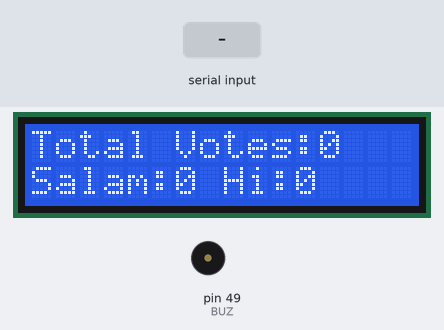
This sketch was run on a simulated Arduino Mega 2560, built with avr-gcc and run on an emulated ATmega2560. Shown: 16×2 character LCD, buzzer (waves = sounding). Wiring (inferred from the names in the program): 24Cxx EEPROM at I2C address 0x50. The inputs (shaded band) are chosen by the test bench. EEPROM starts erased; what the sketch prints to the serial monitor is not drawn.

Above: at 1.5 s.
1.6 s: "1\n" received over Serial
At 2.7 s:
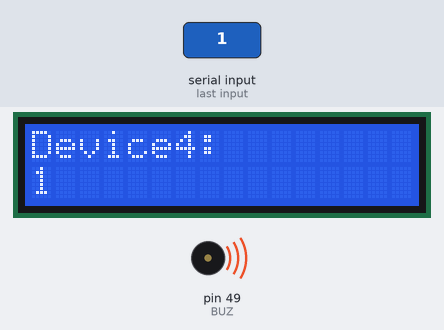
3.1 s: "1\n" received over the second serial link
At 3.8 s:
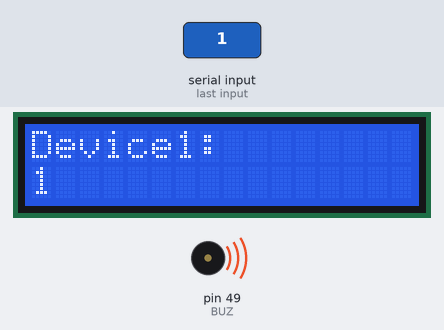
Timing chart, 0 to 6.1 s (numbered marks = the images above; inputs shaded):
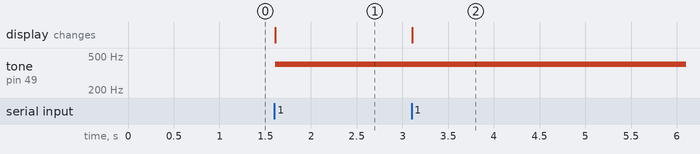

Measured:
- after the input at 1.6 s, tone on pin 49 (BUZ): silent → 400 Hz at once; the display: changes at once (image 1)
- after the input at 3.1 s, the display: changes at once (image 2)

The sketch:

sketch_nov14a.ino
```cpp
#include <LiquidCrystal.h>
#include <Wire.h>

#define DEVICE_ADDRESS 0b1010000
#define MODE_MEMORY_ADDR 100

#define BUZ 49

//LCD
const int rs = 27, en = 28, d4 = 29, d5 = 30, d6 = 31, d7 =32;
LiquidCrystal lcd(rs, en, d4, d5, d6, d7);
const int LCD_WIDTH = 16;
const int LCD_HEIGHT = 2;


// Q length Between 0 and 16
String Q = "Salam or Hi?";
// AS1&ANS2 length Between 0 and 6
String ANS1 = "Salam";
String ANS2 = "Hi";

String v[4] = {"", "", "", ""};
void setup() {
  Serial.begin(9600);
  Serial1.begin(9600);
  Serial2.begin(9600);
  Serial3.begin(9600);

  Wire.begin();

  lcd.begin(16, 2);
  lcd.clear();

  pinMode(BUZ, OUTPUT);
  loadVotes();
  broadcastQandA();
}

void loadVotes(){
  uint8_t savedData[4];
  eepromRead(MODE_MEMORY_ADDR, savedData, 4);

  int vote1 = 0, vote2 =0;
  for(int i=0; i<4; i++){
      if(savedData[i] == '1'){
        vote1++;
        v[i] += savedData[i];
      }
      else if(savedData[i] <= '2'){
          v[i] += savedData[i];
          vote2++;
      }
  }

  updateLCD("Total Votes:", 0);
  lcd.print(String(vote1+vote2));
  updateLCD(ANS1 + ":", 1);
  lcd.print(String(vote1));
  lcd.print(" "+ANS2+":");
  lcd.print(String(vote2));
}

void setQandAs(char QandAs[]){
  int index =0;
  for(int i=0; i<Q.length(); i++){
    QandAs[index] = Q[i];
    index++;
  }
  QandAs[index]='\n';
  index++;

  for(int i=0; i<ANS1.length(); i++){
    QandAs[index] = ANS1[i];
    index++;
  }
  QandAs[index]='\n';
  index++;

  for(int i=0; i<ANS2.length(); i++){
    QandAs[index] = ANS2[i];
    index++;
  }
  QandAs[index]='\n';
  index++;
}

void broadcastQandA(){
  char QandAs[Q.length() + ANS1.length() + ANS2.length() + 3];
  setQandAs(QandAs);
  char votedMsg[] = {'U','\'','v','e',' ','v','o','t','e','d','\n',' ','\n',' ','\n'};

  delay(50);

  if(v[1] == "")
    Serial1.write(QandAs);
  else
    Serial1.write(votedMsg);
  Serial1.flush();
  delay(10);


  if(v[2] == "")
    Serial2.write(QandAs);
  else
    Serial2.write(votedMsg);
  Serial2.flush();
  delay(10);

  if(v[3] == "")
    Serial3.write(QandAs);
  else
    Serial3.write(votedMsg);
  Serial3.flush();
  delay(10);

  if(v[0] == "")
    Serial.write(QandAs);
  else
    Serial.write(votedMsg);
  Serial.flush();
  delay(10);
}

void updateLCD(String s, int row){
  lcd.setCursor(0, row);
  lcd.print("                ");
  lcd.setCursor(0, row);
  lcd.print(s);
}

void eepromWrite(uint8_t memory_address, uint8_t* data, int _size){
  Wire.beginTransmission(DEVICE_ADDRESS);
  Wire.write(memory_address);

  for(int i=0; i<_size; i++){
    Wire.write(data[i]);
  }

  Wire.endTransmission();
}

void eepromRead(uint8_t memory_address, uint8_t *data, uint8_t _size){
  Wire.beginTransmission(DEVICE_ADDRESS);
  Wire.write(memory_address);
  Wire.endTransmission();

  Wire.requestFrom(DEVICE_ADDRESS, _size);
  for(int i=0; i<_size; i++){
    data[i] = Wire.read();
  }
}

void loop() {
  if(Serial.available() && v[0] == ""){
    char ch = (char) Serial.read();
    v[0] += ch;
    updateLCD("Device4:", 0);
    updateLCD(v[0], 1);

    uint8_t tempData[1] = {ch};
    eepromWrite(MODE_MEMORY_ADDR, tempData ,1);
    tone(BUZ, 400);
  }
  if(Serial1.available() && v[1] == ""){
    char ch1 = (char) Serial1.read();
    v[1] += ch1;
    updateLCD("Device1:", 0);
    updateLCD(v[1], 1);

    uint8_t tempData[1] = {ch1};
    eepromWrite(MODE_MEMORY_ADDR + 1, tempData ,1);
    tone(BUZ, 400);
  }
  if(Serial2.available() && v[2] == ""){
    char ch2 = (char) Serial2.read();
    v[2] += ch2;
    updateLCD("Device2:", 0);
    updateLCD(v[2], 1);

    uint8_t tempData[1] = {ch2};
    eepromWrite(MODE_MEMORY_ADDR + 2, tempData ,1);
    tone(BUZ, 400);
  }
  if(Serial3.available() && v[3] == ""){
    char ch3 = (char) Serial3.read();
    v[3] += ch3;
    updateLCD("Device3:", 0);
    updateLCD(v[3], 1);

    uint8_t tempData[1] = {ch3};
    eepromWrite(MODE_MEMORY_ADDR + 3, tempData ,1);
    tone(BUZ, 400);
  }
}
```
